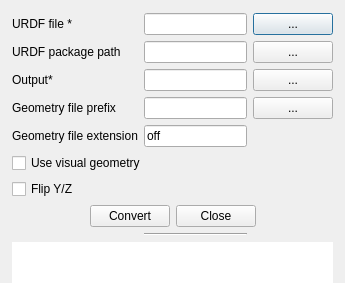
<?xml version="1.0" encoding="UTF-8"?>
<ui version="4.0">
 <class>Dialog</class>
 <widget class="QDialog" name="Dialog">
  <property name="geometry">
   <rect>
    <x>0</x>
    <y>0</y>
    <width>345</width>
    <height>283</height>
   </rect>
  </property>
  <property name="windowTitle">
   <string>URDF to ROB converter</string>
  </property>
  <widget class="QWidget" name="formLayoutWidget">
   <property name="geometry">
    <rect>
     <x>12</x>
     <y>13</y>
     <width>321</width>
     <height>284</height>
    </rect>
   </property>
   <layout class="QGridLayout" name="gridLayout">
    <item row="0" column="1">
     <widget class="QLineEdit" name="line_in"/>
    </item>
    <item row="8" column="0" colspan="3">
     <widget class="QCheckBox" name="chk_visual">
      <property name="text">
       <string>Use visual geometry</string>
      </property>
     </widget>
    </item>
    <item row="3" column="1">
     <widget class="QLineEdit" name="line_prefix"/>
    </item>
    <item row="0" column="2">
     <widget class="QPushButton" name="btn_in">
      <property name="sizePolicy">
       <sizepolicy hsizetype="Fixed" vsizetype="Fixed">
        <horstretch>0</horstretch>
        <verstretch>0</verstretch>
       </sizepolicy>
      </property>
      <property name="text">
       <string>...</string>
      </property>
      <property name="autoDefault">
       <bool>true</bool>
      </property>
     </widget>
    </item>
    <item row="2" column="0">
     <widget class="QLabel" name="label_3">
      <property name="text">
       <string>Output*</string>
      </property>
     </widget>
    </item>
    <item row="3" column="0">
     <widget class="QLabel" name="label_4">
      <property name="text">
       <string>Geometry file prefix</string>
      </property>
     </widget>
    </item>
    <item row="2" column="2">
     <widget class="QPushButton" name="btn_out">
      <property name="text">
       <string>...</string>
      </property>
      <property name="autoDefault">
       <bool>true</bool>
      </property>
     </widget>
    </item>
    <item row="2" column="1">
     <widget class="QLineEdit" name="line_out"/>
    </item>
    <item row="7" column="0">
     <widget class="QLabel" name="label">
      <property name="text">
       <string>Geometry file extension</string>
      </property>
     </widget>
    </item>
    <item row="3" column="2">
     <widget class="QPushButton" name="btn_prefix">
      <property name="text">
       <string>...</string>
      </property>
      <property name="autoDefault">
       <bool>true</bool>
      </property>
     </widget>
    </item>
    <item row="9" column="0" colspan="3">
     <widget class="QCheckBox" name="chk_flip">
      <property name="text">
       <string>Flip Y/Z</string>
      </property>
     </widget>
    </item>
    <item row="7" column="1">
     <widget class="QLineEdit" name="line_ext">
      <property name="text">
       <string>off</string>
      </property>
     </widget>
    </item>
    <item row="0" column="0">
     <widget class="QLabel" name="label_2">
      <property name="text">
       <string>URDF file *</string>
      </property>
     </widget>
    </item>
    <item row="11" column="1">
     <widget class="Line" name="line">
      <property name="orientation">
       <enum>Qt::Horizontal</enum>
      </property>
     </widget>
    </item>
    <item row="10" column="0" colspan="3">
     <layout class="QHBoxLayout" name="horizontalLayout_2">
      <item>
       <spacer name="horizontalSpacer_2">
        <property name="orientation">
         <enum>Qt::Horizontal</enum>
        </property>
        <property name="sizeHint" stdset="0">
         <size>
          <width>40</width>
          <height>20</height>
         </size>
        </property>
       </spacer>
      </item>
      <item>
       <widget class="QPushButton" name="pushButton">
        <property name="text">
         <string>Convert</string>
        </property>
       </widget>
      </item>
      <item>
       <widget class="QPushButton" name="pushButton_2">
        <property name="text">
         <string>Close</string>
        </property>
       </widget>
      </item>
      <item>
       <spacer name="horizontalSpacer">
        <property name="orientation">
         <enum>Qt::Horizontal</enum>
        </property>
        <property name="sizeHint" stdset="0">
         <size>
          <width>40</width>
          <height>20</height>
         </size>
        </property>
       </spacer>
      </item>
     </layout>
    </item>
    <item row="1" column="2">
     <widget class="QPushButton" name="btn_root">
      <property name="text">
       <string>...</string>
      </property>
      <property name="autoDefault">
       <bool>true</bool>
      </property>
     </widget>
    </item>
    <item row="1" column="1">
     <widget class="QLineEdit" name="line_root"/>
    </item>
    <item row="1" column="0">
     <widget class="QLabel" name="label_5">
      <property name="text">
       <string>URDF package path</string>
      </property>
     </widget>
    </item>
    <item row="12" column="0" colspan="3">
     <widget class="QLabel" name="lbl_status">
      <property name="autoFillBackground">
       <bool>false</bool>
      </property>
      <property name="styleSheet">
       <string notr="true">background-color:white</string>
      </property>
      <property name="text">
       <string/>
      </property>
     </widget>
    </item>
   </layout>
  </widget>
 </widget>
 <resources/>
 <connections>
  <connection>
   <sender>btn_in</sender>
   <signal>clicked()</signal>
   <receiver>Dialog</receiver>
   <slot>findIn()</slot>
   <hints>
    <hint type="sourcelabel">
     <x>331</x>
     <y>16</y>
    </hint>
    <hint type="destinationlabel">
     <x>344</x>
     <y>141</y>
    </hint>
   </hints>
  </connection>
  <connection>
   <sender>btn_out</sender>
   <signal>clicked()</signal>
   <receiver>Dialog</receiver>
   <slot>findOut()</slot>
   <hints>
    <hint type="sourcelabel">
     <x>336</x>
     <y>47</y>
    </hint>
    <hint type="destinationlabel">
     <x>322</x>
     <y>163</y>
    </hint>
   </hints>
  </connection>
  <connection>
   <sender>btn_prefix</sender>
   <signal>clicked()</signal>
   <receiver>Dialog</receiver>
   <slot>findPrefix()</slot>
   <hints>
    <hint type="sourcelabel">
     <x>332</x>
     <y>82</y>
    </hint>
    <hint type="destinationlabel">
     <x>344</x>
     <y>194</y>
    </hint>
   </hints>
  </connection>
  <connection>
   <sender>btn_root</sender>
   <signal>clicked()</signal>
   <receiver>Dialog</receiver>
   <slot>findRoot()</slot>
   <hints>
    <hint type="sourcelabel">
     <x>318</x>
     <y>118</y>
    </hint>
    <hint type="destinationlabel">
     <x>344</x>
     <y>219</y>
    </hint>
   </hints>
  </connection>
  <connection>
   <sender>pushButton</sender>
   <signal>clicked()</signal>
   <receiver>Dialog</receiver>
   <slot>execute()</slot>
   <hints>
    <hint type="sourcelabel">
     <x>112</x>
     <y>242</y>
    </hint>
    <hint type="destinationlabel">
     <x>46</x>
     <y>234</y>
    </hint>
   </hints>
  </connection>
  <connection>
   <sender>pushButton_2</sender>
   <signal>clicked()</signal>
   <receiver>Dialog</receiver>
   <slot>close()</slot>
   <hints>
    <hint type="sourcelabel">
     <x>232</x>
     <y>241</y>
    </hint>
    <hint type="destinationlabel">
     <x>288</x>
     <y>236</y>
    </hint>
   </hints>
  </connection>
 </connections>
 <slots>
  <slot>findIn()</slot>
  <slot>findOut()</slot>
  <slot>findPrefix()</slot>
  <slot>findRoot()</slot>
  <slot>execute()</slot>
 </slots>
</ui>
